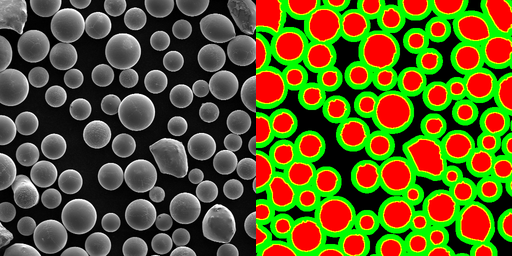
#> input picture data/powder/test/Set_1test_augmetned_0.png, 512 x 256 px, given in place of 260_900_16.png, which was not available
$ python util.py
#> lines starting #> are read from the running program, lines starting #| are printed output that depends on the picture; pictures that were not available may be replaced by others from this repository, and a replacement may not be noted
#> further down, originalImage is the input picture: PIL image 512x256 RGB; mean R, G, B 93.9, 92.3, 35.6
#### all utilitiy functions to be used in the ml code are to be here !!!
import glob
import json
import os
import warnings
from os.path import getsize
import PIL
import matplotlib.pyplot as plt
import numpy as np
from scipy import ndimage
import cv2
from scipy import ndimage
from skimage.morphology import skeletonize, remove_small_objects
import pydicom
from scipy.ndimage import label, generate_binary_structure
from PIL import Image
import struct
import logging
from itertools import product
from scipy.ndimage import zoom
from scipy.stats import zscore

RED_CHANNEL = 0
GREEN_CHANNEL = 1
BLUE_CHANNEL = 2

settings = {"COLOR_UPPER_THRESHOLD": 100,
            "COLOR_LOWER_THRESHOLD": 10,
            "dilationOn": True,
            "dilationSize": (5, 5),
            "imageFormats": [".png", ],  # "*.jpg", "*.png", "*.tif", "*.gif", ".bmp"],
            "excludePatterns": ["/*skelton*", "/*segMask*"],
            "generateLabeledImages": True,
            "randomColrs": True,  ### for genrating unique grain color map relavent when generateLabeledImages is True
            "numberOfUniqueColors": 20,
            "generateSemanticSegImages": True,
            }


# [770 lines left out: functions serialize_kikuchi_example, generateUniqueGrainMap, ebsdNeighborPixcelIndiccesForIJ, rgb2label, plotComparitiveImages, segMask2RgbImage and 24 more, not called in this run]


def plotComparativeImages(images, titles):
    fig, axes = plt.subplots(1, len(images), figsize=(15, 5))
    for i, (image, title) in enumerate(zip(images, titles)):
        axes[i].imshow(image)
        axes[i].axis('off')
        axes[i].set_title(f'Image {chr(65 + i)}: {title}')
    plt.tight_layout()
    plt.show()


# [48 lines left out: functions precisionErrorCheck, parametersFromNparray, denormalizedTargetArray, not called in this run]


def crop_to_square(original_image, target_size=None):
    if isinstance(original_image, np.ndarray):
        original_image = Image.fromarray(original_image)
    # Get the minimum dimension (width or height)
    min_dimension = min(original_image.width, original_image.height)
#> min_dimension = 256

    # Calculate the cropping box
    left = (original_image.width - min_dimension) // 2
#> left = 128
    top = (original_image.height - min_dimension) // 2
#> top = 0
    right = (original_image.width + min_dimension) // 2
#> right = 384
    bottom = (original_image.height + min_dimension) // 2
#> bottom = 256

    # Crop the image
    cropped_image = original_image.crop((left, top, right, bottom))
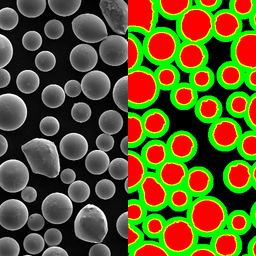
#> cropped_image: PIL image 256x256 RGB; mean R, G, B 93.5, 90.3, 34.9

    if cropped_image.width != cropped_image.height:
        raise ValueError("Cropped image is not a square")

        # Optionally resize the image to target size
    if target_size:
        cropped_image = cropped_image.resize((target_size, target_size))

    return cropped_image

    # Example usage


if __name__ == "__main__":
    import logging

    logFileName = 'util.log'
    logging.basicConfig(filename=logFileName, level=logging.DEBUG,
                        format='%(asctime)-15s  %(levelname)-5s  %(message)-20s')
    console = logging.StreamHandler()
    console.setLevel(logging.DEBUG)
    # set a format which is simpler for console use
    formatter = logging.Formatter('%(name)-12s: %(levelname)-8s %(message)s')
    # tell the handler to use this format
    console.setFormatter(formatter)
    # add the handler to the root logger
    logging.getLogger().addHandler(console)

    from PIL import Image

    test_crop_to_square = True

    if test_crop_to_square:
        originalImage = Image.open(r"../data/img2Img/val/260_900_16.png")
        cropped_image = crop_to_square(originalImage)
        plotComparativeImages([originalImage, cropped_image], titles=['original', 'cropped'])
#> in plotComparativeImages, `plt.show()`:
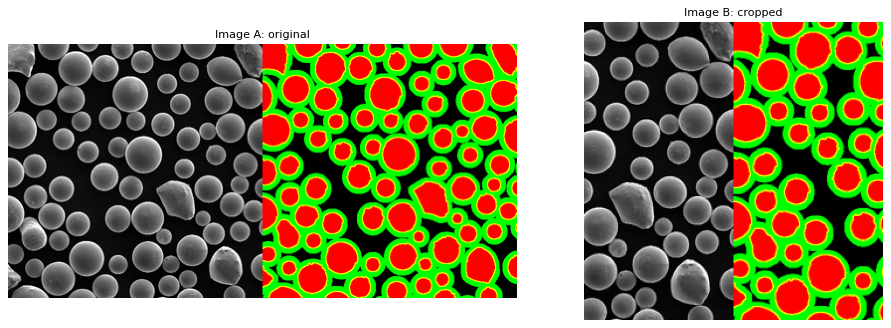
#> figure drawn by matplotlib, 2 panels
#> (the run stopped early here; a loop or call above may not have finished)

$ run again, on data/powder/train/Set_1train_augmetned_1.png
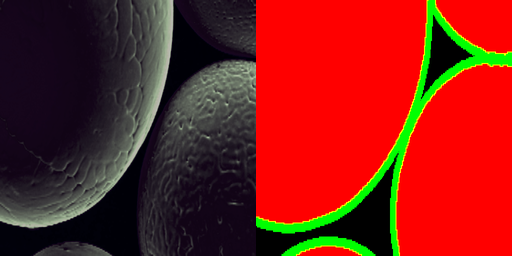
#> input picture data/powder/train/Set_1train_augmetned_1.png, 512 x 256 px, given in place of 260_900_16.png, which was not available
#> originalImage is the input picture: PIL image 512x256 RGB; mean R, G, B 126.3, 29.4, 21.3
#> in crop_to_square, `cropped_image = original_image.crop((left, top, right, bottom))`:
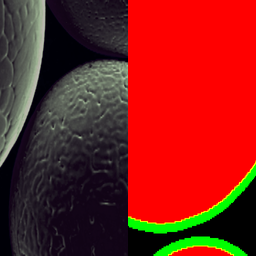
#> cropped_image: PIL image 256x256 RGB; mean R, G, B 130, 31.1, 24.7
#> in plotComparativeImages, `plt.show()`:
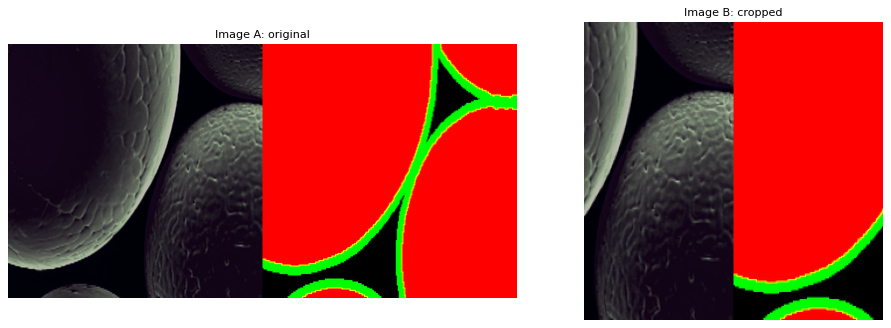
#> figure drawn by matplotlib, 2 panels

$ run again, on data/powder/train/Set_1train_augmetned_10.png
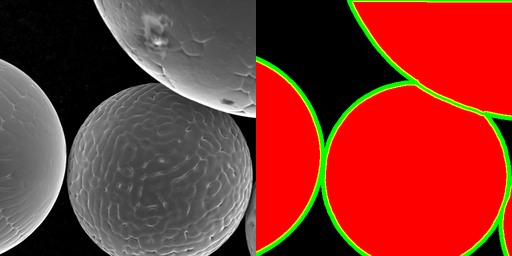
#> input picture data/powder/train/Set_1train_augmetned_10.png, 512 x 256 px, given in place of 260_900_16.png, which was not available
#> originalImage is the input picture: PIL image 512x256 RGB; mean R, G, B 133.4, 50.7, 41
#> in crop_to_square, `cropped_image = original_image.crop((left, top, right, bottom))`:
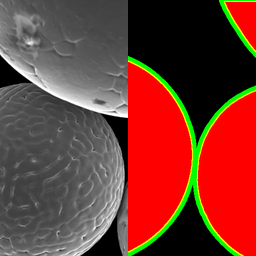
#> cropped_image: PIL image 256x256 RGB; mean R, G, B 115.4, 58.3, 47.7
#> in plotComparativeImages, `plt.show()`:
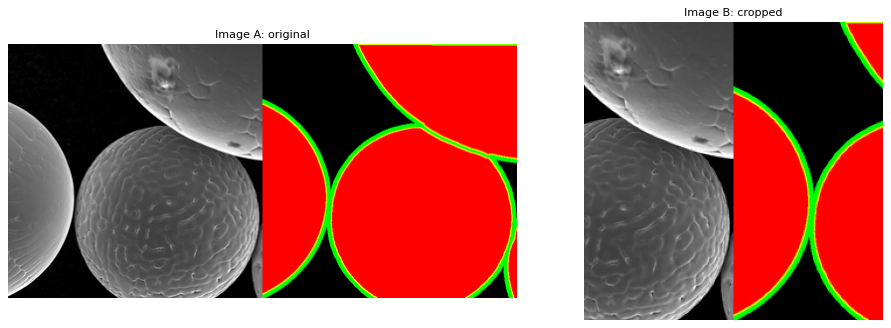
#> figure drawn by matplotlib, 2 panels
